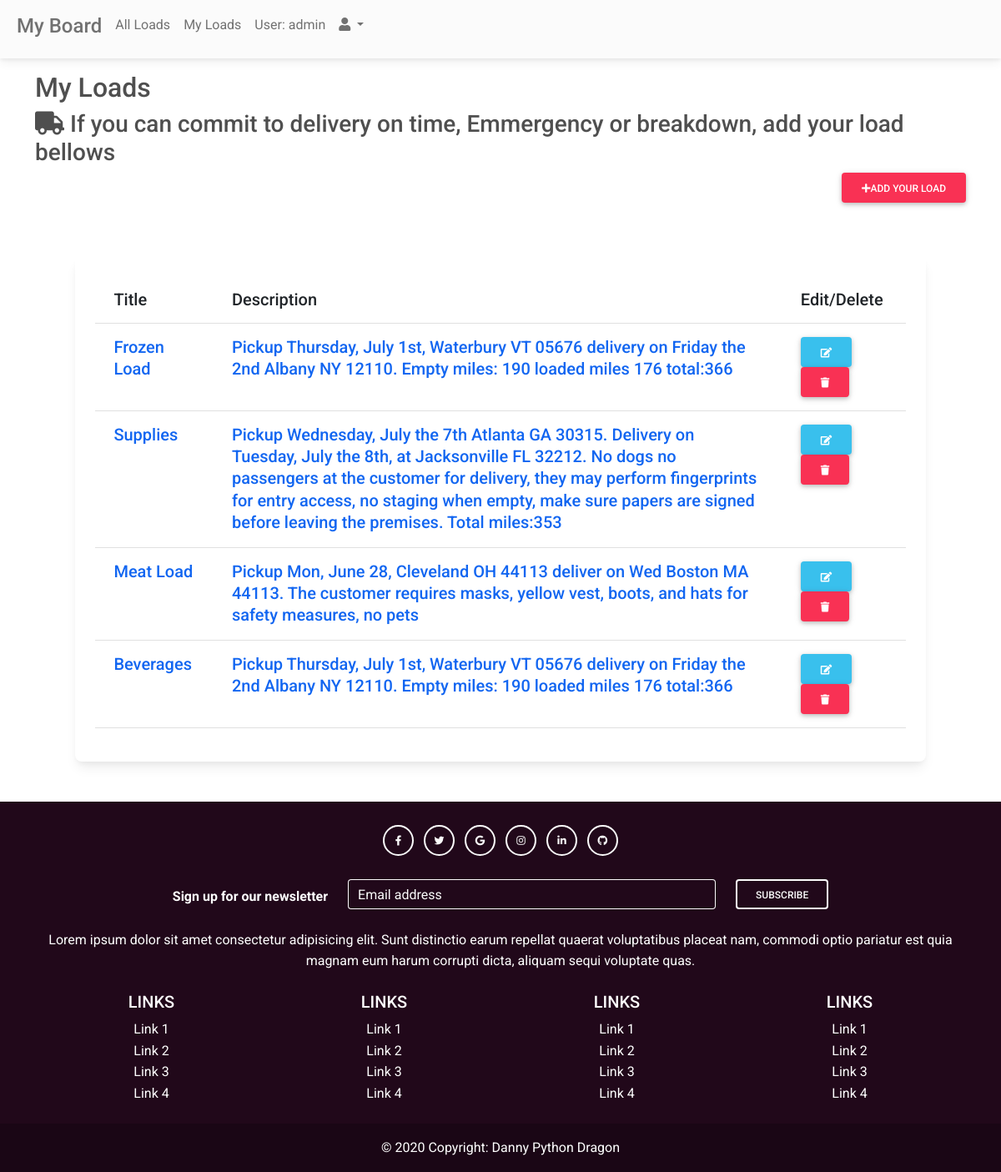
/my-admin/my-loads (signed in), run on the app's committed database.
### blog/models.py (models this page shows, shortened)
class Load(models.Model):
    user = models.ForeignKey(User, on_delete=models.CASCADE, null=True)
    price = models.CharField(max_length=20)
    title = models.CharField(max_length=40)
    category = models.ForeignKey(Category, on_delete=models.CASCADE)
    desc = models.TextField()
    image = models.ImageField(null=True, blank=True)
    created_at = models.DateTimeField(auto_now_add=True)
    update_at = models.DateTimeField(auto_now = True)
    def __str__(self):
        return self.title

### app_admin/views.py (the view)
# urls.py: path('my-loads', user_loads, name="my-loads"),
@login_required
def user_loads(request):
    if request.user.has_perm("blog.delete_load"):
        print("You don't have the right")
    else:
        print("Access granted for deletiont")
    list_loads = Load.objects.filter(user= request.user)
    return render(request, 'my-loads.html', {'list_loads': list_loads})

### app_admin/templates/my-loads.html
{% extends 'partials/base2.html' %}
{% block content %}
<div class="container">
    <div class="row">
        <div class="col-md-12">
            <h2 class="mt-3">My Loads</h2>
        </div>
        <h3><i class="fas fa-truck"></i> If you can commit to delivery on time, Emmergency or breakdown, add your load
            bellows</h3>
        <div class="col-md-12 mb-3">
            <a href="{% url 'add-load' %}" class="btn btn-danger float-end"><i class="fas fa-plus"></i>Add Your Load</a>
        </div>
        <div class="col-md-12">
            {% if list_loads %}
            <div class="card m-5">
                <div class="card-body">
                    <table class="table table-hover">
                        <thead>
                            <tr class=h5>
                                <th>Title</th>
                                <th>Description</th>
                                <th>Edit/Delete</th>
                            </tr>
                        </thead>
                        <tbody>
                            {% for load in list_loads %}
                            <tr>
                                <td><a href="" class="h5">{{load}}</a></td>
                                <td><a href="" class="h5">{{load.desc}}</a></td>
                                <td>
                                    <a href="{% url 'update-load' load.pk %}" class="btn btn-info"><i class="fas fa-edit"></i></a>
                                    <a href="{% url 'delete-event' load.id %}" class="btn btn-danger"><i class="fas fa-trash"></i></a>
                                </td>
                            </tr>
                            {% endfor %}
                        </tbody>
                    </table>
                </div>
            </div>
            {% else %}
            <h3>You don't have any load</h3>
            {% endif %}
        </div>
    </div>
</div>
{% endblock %}

### app_admin/templates/_navadmin.html (shortened to what this page needs)
<nav class="navbar navbar-expand-lg navbar-light bg-light" style="background-color: #e3f2fd;">
    <div class="container-fluid">
        <div class="collapse navbar-collapse" id="navbarSupportedContent">
            <ul class="navbar-nav me-auto mb-2 mb-lg-0">
                <li class="nav-item">
                    <h4 class="nav-link" href="#">My Board</h4>
                </li>
                <li class="nav-item">
                    <a class="nav-link" href="{%url 'home' %}">All Loads</a>
                </li>
                <li class="nav-item">
                    <a class="nav-link" href="{%  url  'my-loads' %}">My Loads</a>
                </li>
                <ul class="navbar-nav d-flex flex-row">
                    {%   if user.is_authenticated %}
                    <li class="nav-item">
                        <span class="nav-link" href="#">User: {{user.username}}</span>
                    </li>
                    {%  endif %}
                    <li class="nav-item me-3 me-lg-0 dropdown">
                        <a class="nav-link dropdown-toggle" href="#" id="navbarDropdown" role="button"
                            data-mdb-toggle="dropdown" aria-expanded="false">
                            <i class="fas fa-user"></i>
                        </a>
                    </li>
                </ul>
            </ul>
        </div>
    </div>
</nav>

### data on the page
Load: title "Frozen Load", desc "Pickup Thursday, July 1st, Waterbury VT 05676 delivery on Friday the 2nd Albany NY 12110. Empty miles: 190 loaded miles 176 total:366"
Load: title "Supplies", desc "Pickup Wednesday, July the 7th Atlanta GA 30315. Delivery on Tuesday, July the 8th, at Jacksonville FL 32212. No dogs no passengers at the customer for delivery, they may perform fingerprints for entry access, no staging when empty, make sure papers are signed before leaving the premises. Total miles:353"
Load: title "Meat Load", desc "Pickup Mon, June 28, Cleveland OH 44113 deliver on Wed Boston MA 44113. The customer requires masks, yellow vest, boots, and hats for safety measures, no pets"
Load: title "Beverages", desc "Pickup Thursday, July 1st, Waterbury VT 05676 delivery on Friday the 2nd Albany NY 12110. Empty miles: 190 loaded miles 176 total:366"

### other printed values
{{ user.username }} "admin"
